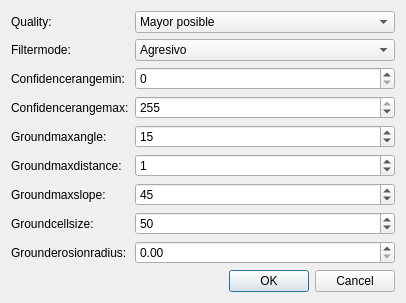
<?xml version="1.0" encoding="UTF-8"?>
<ui version="4.0">
 <class>SampleDialog</class>
 <widget class="QDialog" name="SampleDialog">
  <property name="geometry">
   <rect>
    <x>0</x>
    <y>0</y>
    <width>406</width>
    <height>174</height>
   </rect>
  </property>
  <property name="windowTitle">
   <string>PointCloud</string>
  </property>
  <layout class="QVBoxLayout" name="verticalLayout">
   <item>
      <layout class="QFormLayout" name="formLayout">
        <item row="0" column="0">
     <widget class="QLabel" name="label_Quality">
          <property name="text">
          <string>Quality:</string>
          </property>
     </widget>
     </item>
<item row="0" column="1">
     
     <widget class="QComboBox" name="Quality">
          <property name="field_name" stdset="0">
               <string>Quality</string>
          </property>
          <property name="key" stdset="0">
               <string>combo</string>
          </property>
          <property name="prop_name" stdset="0">
               <string>currentIndex</string>
          </property> 
                      
                    <property name="toolTip" stdset="0">
                        <string>Calidad final de la nube de puntos densa</string>
                    </property>
                   
          
            <item>
                <property name="text">
                <string>Mayor posible</string>
                </property>
                <property name="flags">
                    <set>ItemIsSelectable|ItemIsEditable|ItemIsDragEnabled|ItemIsUserCheckable|ItemIsEnabled</set>
                </property>
            </item>
            
            <item>
                <property name="text">
                <string>Alto</string>
                </property>
                <property name="flags">
                    <set>ItemIsSelectable|ItemIsEditable|ItemIsDragEnabled|ItemIsUserCheckable|ItemIsEnabled</set>
                </property>
            </item>
            
            <item>
                <property name="text">
                <string>Medio</string>
                </property>
                <property name="flags">
                    <set>ItemIsSelectable|ItemIsEditable|ItemIsDragEnabled|ItemIsUserCheckable|ItemIsEnabled</set>
                </property>
            </item>
            
            <item>
                <property name="text">
                <string>Bajo</string>
                </property>
                <property name="flags">
                    <set>ItemIsSelectable|ItemIsEditable|ItemIsDragEnabled|ItemIsUserCheckable|ItemIsEnabled</set>
                </property>
            </item>
            
            <item>
                <property name="text">
                <string>Menor posible</string>
                </property>
                <property name="flags">
                    <set>ItemIsSelectable|ItemIsEditable|ItemIsDragEnabled|ItemIsUserCheckable|ItemIsEnabled</set>
                </property>
            </item>
            
     </widget>
     
</item>
  <item row="1" column="0">
     <widget class="QLabel" name="label_FilterMode">
          <property name="text">
          <string>Filtermode:</string>
          </property>
     </widget>
     </item>
<item row="1" column="1">
     
     <widget class="QComboBox" name="FilterMode">
          <property name="field_name" stdset="0">
               <string>FilterMode</string>
          </property>
          <property name="key" stdset="0">
               <string>combo</string>
          </property>
          <property name="prop_name" stdset="0">
               <string>currentIndex</string>
          </property> 
                      
                    <property name="toolTip" stdset="0">
                        <string>Tipo de filtrado</string>
                    </property>
                   
          
            <item>
                <property name="text">
                <string>Agresivo</string>
                </property>
                <property name="flags">
                    <set>ItemIsSelectable|ItemIsEditable|ItemIsDragEnabled|ItemIsUserCheckable|ItemIsEnabled</set>
                </property>
            </item>
            
            <item>
                <property name="text">
                <string>Falso</string>
                </property>
                <property name="flags">
                    <set>ItemIsSelectable|ItemIsEditable|ItemIsDragEnabled|ItemIsUserCheckable|ItemIsEnabled</set>
                </property>
            </item>
            
            <item>
                <property name="text">
                <string>Suave</string>
                </property>
                <property name="flags">
                    <set>ItemIsSelectable|ItemIsEditable|ItemIsDragEnabled|ItemIsUserCheckable|ItemIsEnabled</set>
                </property>
            </item>
            
            <item>
                <property name="text">
                <string>Moderado</string>
                </property>
                <property name="flags">
                    <set>ItemIsSelectable|ItemIsEditable|ItemIsDragEnabled|ItemIsUserCheckable|ItemIsEnabled</set>
                </property>
            </item>
            
     </widget>
     
</item>
  <item row="2" column="0">
     <widget class="QLabel" name="label_ConfidenceRangeMin">
          <property name="text">
          <string>Confidencerangemin:</string>
          </property>
     </widget>
     </item>
<item row="2" column="1">
     
     <widget class="QSpinBox" name="ConfidenceRangeMin">
          <property name="field_name" stdset="0">
               <string>ConfidenceRangeMin</string>
          </property>
          <property name="key" stdset="0">
               <string>int</string>
          </property>
          <property name="prop_name" stdset="0">
               <string>value</string>
          </property> 
                      
                    <property name="minimum" stdset="0">
                        <number>0</number>
                    </property>
                            
                    <property name="maximum" stdset="0">
                        <number>255</number>
                    </property>
                            
                    <property name="singleStep" stdset="0">
                        <number>1</number>
                    </property>
                            
                    <property name="toolTip" stdset="0">
                        <string>Numero minimo de mapas de profundidad implicados en la generacion de puntos</string>
                    </property>
                   
          
        <property name="value">
            <number>0</number>
        </property>
        
     </widget>
     
</item>
  <item row="3" column="0">
     <widget class="QLabel" name="label_ConfidenceRangeMax">
          <property name="text">
          <string>Confidencerangemax:</string>
          </property>
     </widget>
     </item>
<item row="3" column="1">
     
     <widget class="QSpinBox" name="ConfidenceRangeMax">
          <property name="field_name" stdset="0">
               <string>ConfidenceRangeMax</string>
          </property>
          <property name="key" stdset="0">
               <string>int</string>
          </property>
          <property name="prop_name" stdset="0">
               <string>value</string>
          </property> 
                      
                    <property name="minimum" stdset="0">
                        <number>0</number>
                    </property>
                            
                    <property name="maximum" stdset="0">
                        <number>255</number>
                    </property>
                            
                    <property name="singleStep" stdset="0">
                        <number>1</number>
                    </property>
                            
                    <property name="toolTip" stdset="0">
                        <string>Numero maximo de mapas de profundidad implicados en la generacion de puntos</string>
                    </property>
                   
          
        <property name="value">
            <number>255</number>
        </property>
        
     </widget>
     
</item>
  <item row="4" column="0">
     <widget class="QLabel" name="label_GroundMaxAngle">
          <property name="text">
          <string>Groundmaxangle:</string>
          </property>
     </widget>
     </item>
<item row="4" column="1">
     
     <widget class="QSpinBox" name="GroundMaxAngle">
          <property name="field_name" stdset="0">
               <string>GroundMaxAngle</string>
          </property>
          <property name="key" stdset="0">
               <string>int</string>
          </property>
          <property name="prop_name" stdset="0">
               <string>value</string>
          </property> 
                      
                    <property name="minimum" stdset="0">
                        <number>0</number>
                    </property>
                            
                    <property name="maximum" stdset="0">
                        <number>45</number>
                    </property>
                            
                    <property name="singleStep" stdset="0">
                        <number>1</number>
                    </property>
                            
                    <property name="toolTip" stdset="0">
                        <string></string>
                    </property>
                   
          
        <property name="value">
            <number>15</number>
        </property>
        
     </widget>
     
</item>
  <item row="5" column="0">
     <widget class="QLabel" name="label_GroundMaxDistance">
          <property name="text">
          <string>Groundmaxdistance:</string>
          </property>
     </widget>
     </item>
<item row="5" column="1">
     
     <widget class="QSpinBox" name="GroundMaxDistance">
          <property name="field_name" stdset="0">
               <string>GroundMaxDistance</string>
          </property>
          <property name="key" stdset="0">
               <string>int</string>
          </property>
          <property name="prop_name" stdset="0">
               <string>value</string>
          </property> 
                      
                    <property name="minimum" stdset="0">
                        <number>0</number>
                    </property>
                            
                    <property name="maximum" stdset="0">
                        <number>20</number>
                    </property>
                            
                    <property name="singleStep" stdset="0">
                        <number>1</number>
                    </property>
                            
                    <property name="toolTip" stdset="0">
                        <string></string>
                    </property>
                   
          
        <property name="value">
            <number>1</number>
        </property>
        
     </widget>
     
</item>
  <item row="6" column="0">
     <widget class="QLabel" name="label_GroundMaxSlope">
          <property name="text">
          <string>Groundmaxslope:</string>
          </property>
     </widget>
     </item>
<item row="6" column="1">
     
     <widget class="QSpinBox" name="GroundMaxSlope">
          <property name="field_name" stdset="0">
               <string>GroundMaxSlope</string>
          </property>
          <property name="key" stdset="0">
               <string>int</string>
          </property>
          <property name="prop_name" stdset="0">
               <string>value</string>
          </property> 
                      
                    <property name="minimum" stdset="0">
                        <number>0</number>
                    </property>
                            
                    <property name="maximum" stdset="0">
                        <number>90</number>
                    </property>
                            
                    <property name="singleStep" stdset="0">
                        <number>1</number>
                    </property>
                            
                    <property name="toolTip" stdset="0">
                        <string></string>
                    </property>
                   
          
        <property name="value">
            <number>45</number>
        </property>
        
     </widget>
     
</item>
  <item row="7" column="0">
     <widget class="QLabel" name="label_GroundCellSize">
          <property name="text">
          <string>Groundcellsize:</string>
          </property>
     </widget>
     </item>
<item row="7" column="1">
     
     <widget class="QSpinBox" name="GroundCellSize">
          <property name="field_name" stdset="0">
               <string>GroundCellSize</string>
          </property>
          <property name="key" stdset="0">
               <string>int</string>
          </property>
          <property name="prop_name" stdset="0">
               <string>value</string>
          </property> 
                      
                    <property name="minimum" stdset="0">
                        <number>1</number>
                    </property>
                            
                    <property name="maximum" stdset="0">
                        <number>100</number>
                    </property>
                            
                    <property name="singleStep" stdset="0">
                        <number>1</number>
                    </property>
                            
                    <property name="toolTip" stdset="0">
                        <string></string>
                    </property>
                   
          
        <property name="value">
            <number>50</number>
        </property>
        
     </widget>
     
</item>
  <item row="8" column="0">
     <widget class="QLabel" name="label_GroundErosionRadius">
          <property name="text">
          <string>Grounderosionradius:</string>
          </property>
     </widget>
     </item>
<item row="8" column="1">
     
     <widget class="QDoubleSpinBox" name="GroundErosionRadius">
          <property name="field_name" stdset="0">
               <string>GroundErosionRadius</string>
          </property>
          <property name="key" stdset="0">
               <string>double</string>
          </property>
          <property name="prop_name" stdset="0">
               <string>value</string>
          </property> 
                      
                    <property name="decimals" stdset="0">
                        <number>2</number>
                    </property>
                            
                    <property name="minimum" stdset="0">
                        <number>0</number>
                    </property>
                            
                    <property name="maximum" stdset="0">
                        <number>100</number>
                    </property>
                            
                    <property name="singleStep" stdset="0">
                        <number>1</number>
                    </property>
                            
                    <property name="toolTip" stdset="0">
                        <string></string>
                    </property>
                   
          
        <property name="value">
            <double>0</double>
        </property>
        
     </widget>
     
</item>
  
      </layout>
   </item>
   <item>
    <widget class="QDialogButtonBox" name="buttonBox">
     <property name="standardButtons">
      <set>QDialogButtonBox::Cancel|QDialogButtonBox::Ok</set>
     </property>
    </widget>
   </item>
  </layout>
 </widget>
 <resources/>
 <connections>
  <connection>
   <sender>buttonBox</sender>
   <signal>rejected()</signal>
   <receiver>SampleDialog</receiver>
   <slot>reject()</slot>
  </connection>
  <connection>
   <sender>buttonBox</sender>
   <signal>accepted()</signal>
   <receiver>SampleDialog</receiver>
   <slot>accept()</slot>
  </connection>
  
 </connections>
  <slots>
    <slot>listAddButtonClicked()</slot>
    <slot>fileWidgetButtonClicked()</slot>
    <slot>imageWidgetRemoveButtonClicked()</slot>
    <slot>imageWidgetChangeButtonClicked()</slot>
    <slot>imagesWidgetChangeDirectoryButtonClicked()</slot>
    <slot>listDeleteButtonClicked()</slot>
    <slot>objectDetailButtonClicked()</slot>
    <slot>tableAddButtonClicked()</slot>
    <slot>tableDeleteButtonClicked()</slot>
    <slot>simpleGridFirstPageButtonClicked()</slot>
    <slot>simpleGridPreviousPageButtonClicked()</slot>
    <slot>simpleGridNextPageButtonClicked()</slot>
    <slot>simpleGridLastPageButtonClicked()</slot>
    <slot>simpleGridPageCountComboChanged()</slot>


 </slots>
</ui>
